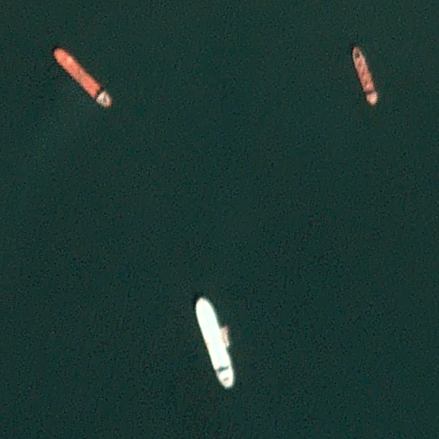
#> input picture images/1.png, 439 x 439 px; its folder holds only this picture in this run
$ python -i project.py   (imports and definitions only)
#> lines starting #> are read from the running program, lines starting #| are printed output that depends on the picture
from PyQt5 import QtCore, QtGui, QtWidgets
from PyQt5.QtWidgets import QApplication, QWidget, QInputDialog, QLineEdit, QFileDialog, QMessageBox
from PyQt5.QtGui import QIcon
from PyQt5.QtGui import QPixmap

import matplotlib.patches as patches
import scipy.spatial.distance
import numpy as np
import pandas as pd
import os
import time
import matplotlib.pyplot as plt
import random as rand

from sklearn.svm import LinearSVC
from sklearn.metrics import accuracy_score,confusion_matrix
from sklearn.model_selection import train_test_split
from sklearn.preprocessing import StandardScaler
from sklearn.preprocessing import MinMaxScaler
from skimage.feature import hog
import joblib

import PIL
import cv2

file_open_flag = False  # define global flag
detected = np.array

def extract_features(img, model = "yuv"):
    if model == "hsv":
        ABC_img = cv2.cvtColor(img, cv2.COLOR_RGB2HSV)
    elif model == "hls":
        ABC_img = cv2.cvtColor(img, cv2.COLOR_RGB2HLS)
    else:
        ABC_img = cv2.cvtColor(img, cv2.COLOR_RGB2YUV)
    hogA, hogA_img = hog(ABC_img[:, :, 0],
                         orientations = 11,
                         pixels_per_cell = (16,16),
                         cells_per_block = (2,2),
                         transform_sqrt = True,
                         visualize = True,
                         feature_vector = False)
    hogB, hogB_img = hog(ABC_img[:, :, 1],
                         orientations = 11,
                         pixels_per_cell = (16,16),
                         cells_per_block = (2,2),
                         transform_sqrt = True,
                         visualize = True,
                         feature_vector = False)
    hogC, hogC_img = hog(ABC_img[:, :, 2],
                         orientations = 11,
                         pixels_per_cell = (16,16),
                         cells_per_block = (2,2),
                         transform_sqrt = True,
                         visualize = True,
                         feature_vector = False)
    y_end = img.shape[1] // 16 - 1
    x_end = img.shape[0] // 16 - 1
    x_start, y_start = 0, 0
    hogA = hogA[y_start: y_end, x_start: x_end].ravel()
    hogB = hogB[y_start: y_end, x_start: x_end].ravel()
    hogC = hogC[y_start: y_end, x_start: x_end].ravel()
    hog_features = np.hstack((hogA, hogB, hogC))

    return hog_features

def slide_extract(image, model = "yuv"):
#> called with model = 'yuv'
    windowSize = (80, 80)
    step = 10
    if model == "hsv":
        img = cv2.cvtColor(image, cv2.COLOR_RGB2HSV)
    elif model == "hls":
        img = cv2.cvtColor(image, cv2.COLOR_RGB2HLS)
    else:
        img = cv2.cvtColor(image, cv2.COLOR_RGB2YUV)
#> img: shape (439, 439, 3); mean of channels 0, 1, 2 46.3, 129.6, 112.1
    coords, features = [], []
    hIm,wIm = image.shape[:2]
#> hIm = 439; wIm = 439
    for w1, w2 in zip(range(0, wIm-windowSize[0], step),range(windowSize[0], wIm, step)):
        for h1, h2 in zip(range(0, hIm-windowSize[1], step),range(windowSize[1], hIm, step)):
            window = img[h1:h2, w1:w2]
            features_of_window = extract_features(window, model)
            coords.append((w1, w2, h1, h2))
            features.append(features_of_window)
#> this loop made 36 passes
#> pass 1, in extract_features, `hogA, hogA_img = hog(ABC_img[:, :, 0], orientations = 11, pixels_per_c..`:
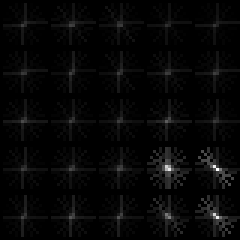
#> hogA_img: shape (80, 80) float64 (shown 3 times larger); min 0, max 0.25, mean 0.00673; drawn with min black and max white
#> pass 1, in extract_features, `hogC, hogC_img = hog(ABC_img[:, :, 2], orientations = 11, pixels_per_c..`:
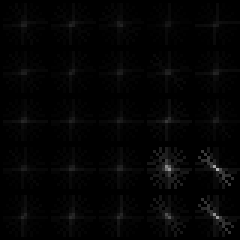
#> hogC_img: shape (80, 80) float64 (shown 3 times larger); min 0, max 0.682, mean 0.016
#> after the loop: window: shape (80, 80, 3); mean of channels 0, 1, 2 42.6, 130.4, 110
    return (coords, np.asarray(features))

class Heatmap():
    def __init__(self, image):
        self.mask = np.zeros(image.shape[:2])
    def increase_value(self, coords):
        w1, w2, h1, h2 = coords
        self.mask[h1:h2, w1:w2] = self.mask[h1:h2, w1:w2] + 30
    # [7 lines left out: function construct, not called in this run]

def detect(image, model = "yuv"):
    coords, features = slide_extract(image, model)
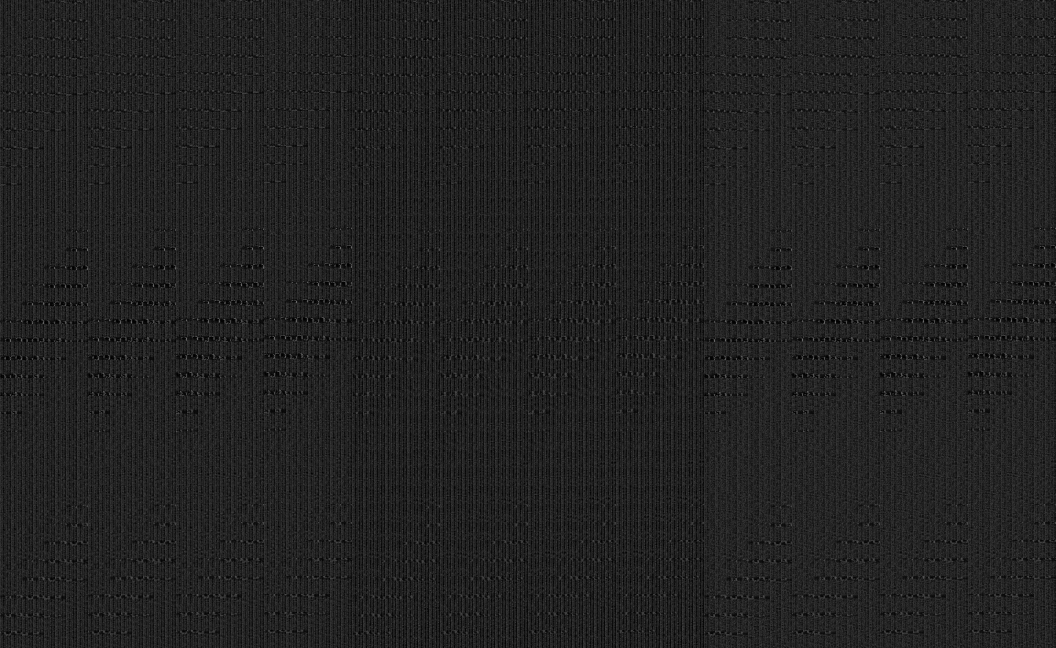
#> features: shape (1296, 2112) float64 (shown at 1/2 size); min 0, max 0.468, mean 0.133
    if model == "hsv":
        scaler = joblib.load(os.path.dirname(__file__) + '/models/scaler_hsv.pkl')
        svc = joblib.load(os.path.dirname(__file__) + '/models/svc_hsv.pkl')
    elif model == "hls":
        scaler = joblib.load(os.path.dirname(__file__) + '/models/scaler_hls.pkl')
        svc = joblib.load(os.path.dirname(__file__) + '/models/svc_hls.pkl')
    else:
#> (the run stopped early here; a loop or call above may not have finished)

$ run again, on images/2.png
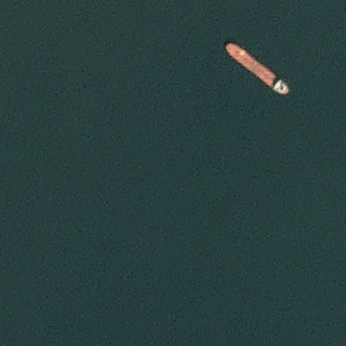
#> input picture images/2.png, 346 x 346 px
#> img: shape (346, 346, 3); mean of channels 0, 1, 2 56.5, 130.7, 113.2
#> the loop in slide_extract, `for w1, w2 in zip(range(0, wIm-windowSize[0], step),range(windowSize[0..` made 27 passes
#> pass 1, in extract_features, `hogB, hogB_img = hog(ABC_img[:, :, 1], orientations = 11, pixels_per_c..`:
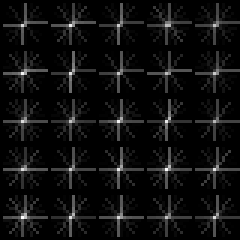
#> hogB_img: shape (80, 80) float64 (shown 3 times larger); min 0, max 0.0425, mean 0.00247; drawn with min black and max white
#> pass 1, in extract_features, `hogC, hogC_img = hog(ABC_img[:, :, 2], orientations = 11, pixels_per_c..`:
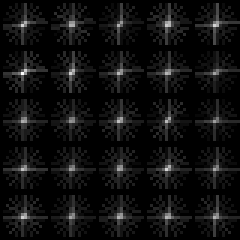
#> hogC_img: shape (80, 80) float64 (shown 3 times larger); min 0, max 0.153, mean 0.00923; drawn with min black and max white

$ run again, on images/3.png
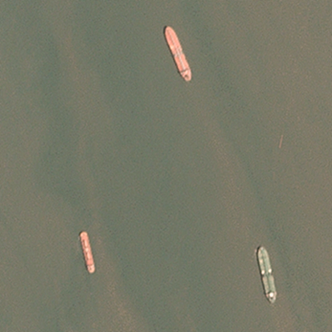
#> input picture images/3.png, 332 x 332 px
#> img: shape (332, 332, 3); mean of channels 0, 1, 2 118.2, 120.8, 129
#> the loop in slide_extract, `for w1, w2 in zip(range(0, wIm-windowSize[0], step),range(windowSize[0..` made 26 passes
#> pass 1, in extract_features, `hogB, hogB_img = hog(ABC_img[:, :, 1], orientations = 11, pixels_per_c..`:
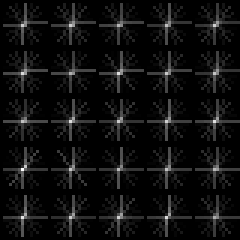
#> hogB_img: shape (80, 80) float64 (shown 3 times larger); min 0, max 0.0536, mean 0.00306; drawn with min black and max white
#> pass 1, in extract_features, `hogC, hogC_img = hog(ABC_img[:, :, 2], orientations = 11, pixels_per_c..`:
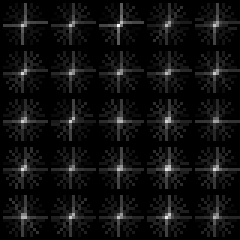
#> hogC_img: shape (80, 80) float64 (shown 3 times larger); min 0, max 0.0894, mean 0.00548; drawn with min black and max white

$ run again, on images/4.png
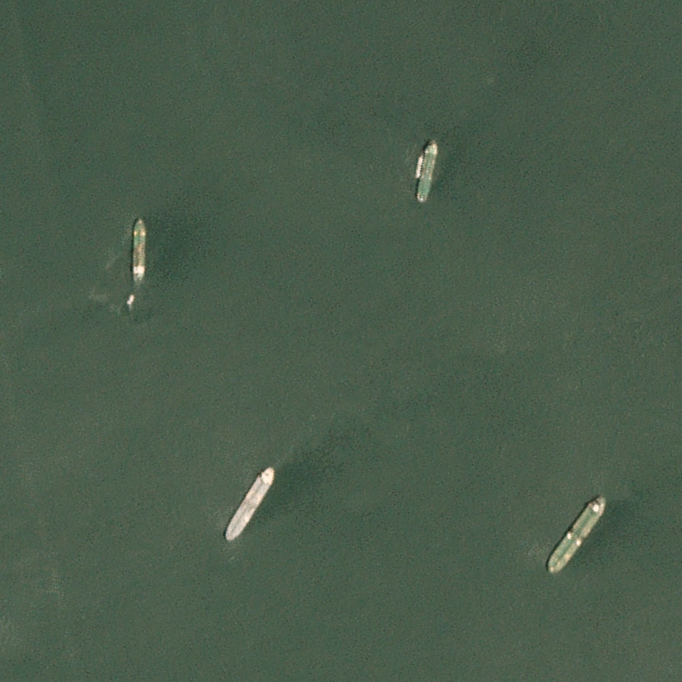
#> input picture images/4.png, 682 x 682 px
#> img: shape (682, 682, 3); mean of channels 0, 1, 2 85.2, 123.3, 118.5
#> the loop in slide_extract, `for w1, w2 in zip(range(0, wIm-windowSize[0], step),range(windowSize[0..` made 61 passes
#> pass 1, in extract_features, `hogB, hogB_img = hog(ABC_img[:, :, 1], orientations = 11, pixels_per_c..`:
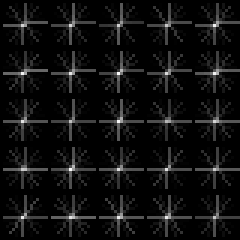
#> hogB_img: shape (80, 80) float64 (shown 3 times larger); min 0, max 0.0426, mean 0.00256; drawn with min black and max white
#> pass 1, in extract_features, `hogC, hogC_img = hog(ABC_img[:, :, 2], orientations = 11, pixels_per_c..`:
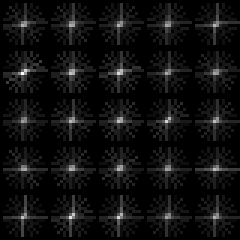
#> hogC_img: shape (80, 80) float64 (shown 3 times larger); min 0, max 0.158, mean 0.00961; drawn with min black and max white
